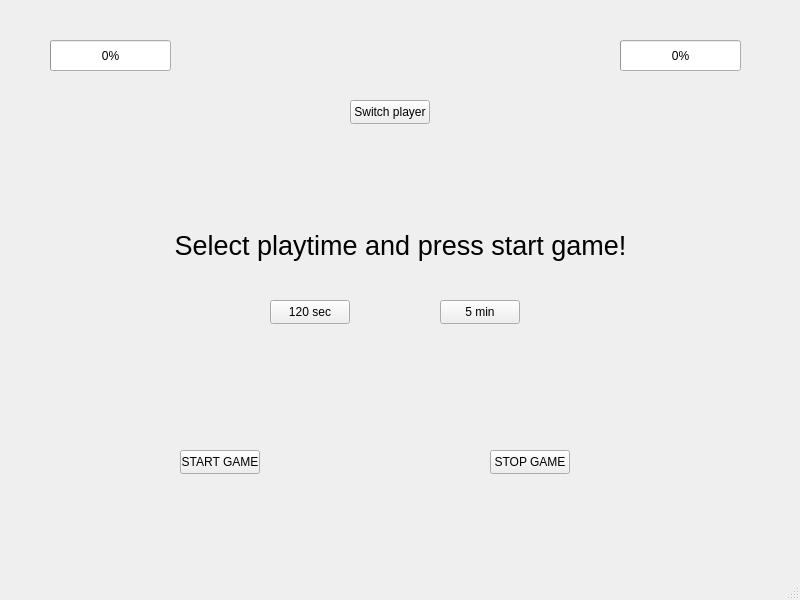
<?xml version="1.0" encoding="UTF-8"?>
<ui version="4.0">
 <class>MainWindow</class>
 <widget class="QMainWindow" name="MainWindow">
  <property name="geometry">
   <rect>
    <x>0</x>
    <y>0</y>
    <width>800</width>
    <height>600</height>
   </rect>
  </property>
  <property name="windowTitle">
   <string>MainWindow</string>
  </property>
  <widget class="QWidget" name="centralwidget">
   <widget class="QProgressBar" name="LprogressBar">
    <property name="enabled">
     <bool>true</bool>
    </property>
    <property name="geometry">
     <rect>
      <x>50</x>
      <y>40</y>
      <width>121</width>
      <height>31</height>
     </rect>
    </property>
    <property name="value">
     <number>0</number>
    </property>
   </widget>
   <widget class="QProgressBar" name="RprogressBar">
    <property name="enabled">
     <bool>true</bool>
    </property>
    <property name="geometry">
     <rect>
      <x>620</x>
      <y>40</y>
      <width>121</width>
      <height>31</height>
     </rect>
    </property>
    <property name="value">
     <number>0</number>
    </property>
   </widget>
   <widget class="QPushButton" name="SwitchButton">
    <property name="geometry">
     <rect>
      <x>350</x>
      <y>100</y>
      <width>80</width>
      <height>24</height>
     </rect>
    </property>
    <property name="text">
     <string>Switch player</string>
    </property>
   </widget>
   <widget class="QPushButton" name="LsecButton">
    <property name="geometry">
     <rect>
      <x>270</x>
      <y>300</y>
      <width>80</width>
      <height>24</height>
     </rect>
    </property>
    <property name="text">
     <string>120 sec</string>
    </property>
   </widget>
   <widget class="QPushButton" name="RsecButton">
    <property name="geometry">
     <rect>
      <x>440</x>
      <y>300</y>
      <width>80</width>
      <height>24</height>
     </rect>
    </property>
    <property name="text">
     <string>5 min</string>
    </property>
   </widget>
   <widget class="QPushButton" name="startButton">
    <property name="geometry">
     <rect>
      <x>180</x>
      <y>450</y>
      <width>80</width>
      <height>24</height>
     </rect>
    </property>
    <property name="text">
     <string>START GAME</string>
    </property>
   </widget>
   <widget class="QPushButton" name="stopButton">
    <property name="geometry">
     <rect>
      <x>490</x>
      <y>450</y>
      <width>80</width>
      <height>24</height>
     </rect>
    </property>
    <property name="text">
     <string>STOP GAME</string>
    </property>
   </widget>
   <widget class="QLabel" name="label">
    <property name="geometry">
     <rect>
      <x>0</x>
      <y>220</y>
      <width>801</width>
      <height>51</height>
     </rect>
    </property>
    <property name="font">
     <font>
      <pointsize>20</pointsize>
     </font>
    </property>
    <property name="text">
     <string>Select playtime and press start game!</string>
    </property>
    <property name="alignment">
     <set>Qt::AlignmentFlag::AlignCenter</set>
    </property>
   </widget>
  </widget>
  <widget class="QMenuBar" name="menubar">
   <property name="geometry">
    <rect>
     <x>0</x>
     <y>0</y>
     <width>800</width>
     <height>21</height>
    </rect>
   </property>
  </widget>
  <widget class="QStatusBar" name="statusbar"/>
 </widget>
 <resources/>
 <connections/>
</ui>
